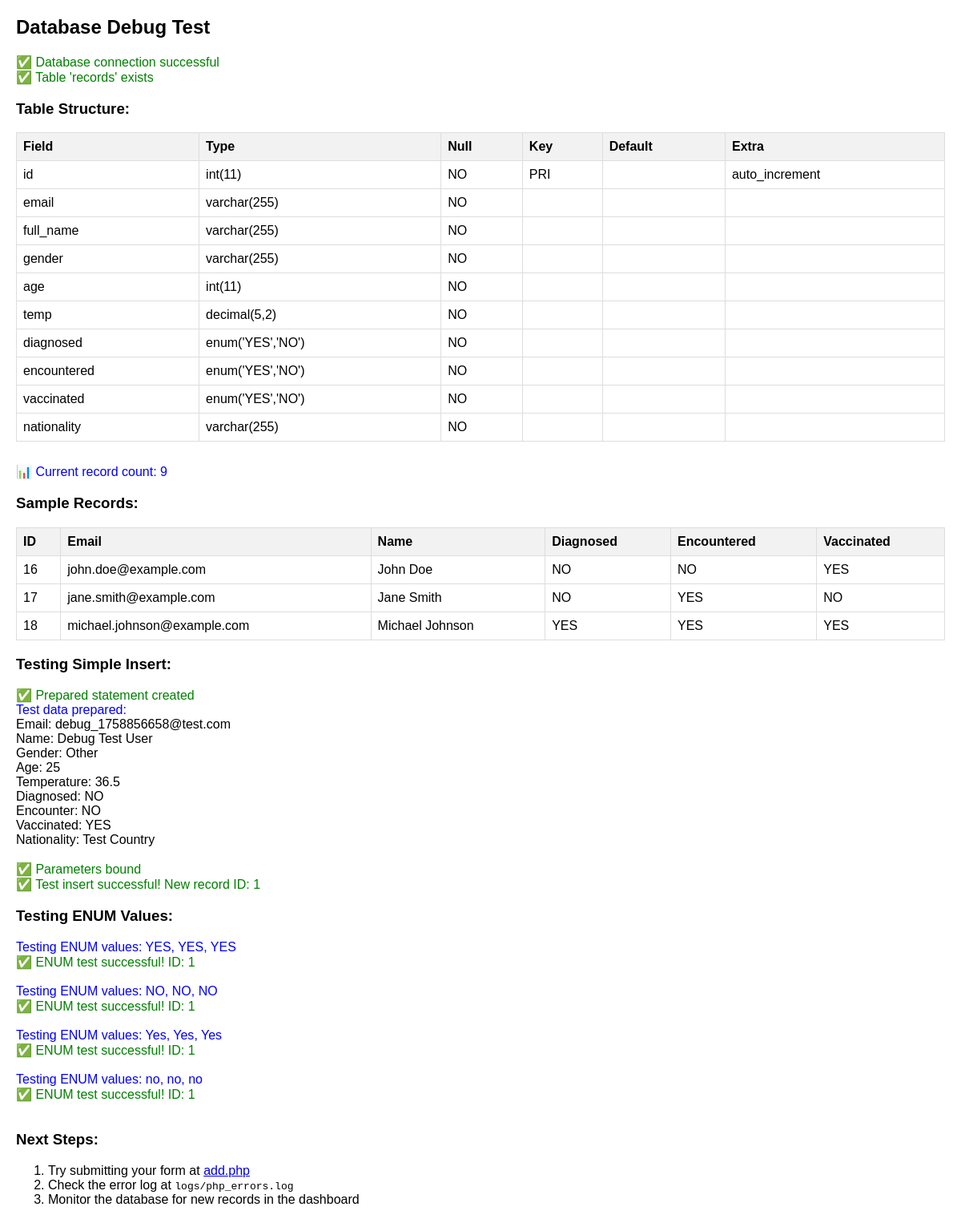
The app's page /debug_db.php with its own data.
### tables this page shows
CREATE TABLE `records` (
  `id` int(11) NOT NULL,
  `email` varchar(255) NOT NULL,
  `full_name` varchar(255) NOT NULL,
  `gender` varchar(255) NOT NULL,
  `age` int(11) NOT NULL,
  `temp` decimal(5,2) NOT NULL,
  `diagnosed` enum('YES','NO') NOT NULL,
  `encountered` enum('YES','NO') NOT NULL,
  `vaccinated` enum('YES','NO') NOT NULL,
  `nationality` varchar(255) NOT NULL
);

### debug_db.php (the view, shortened to what this page needs)
<?php
echo "<h2>Database Debug Test</h2>";
include './includes/dbconn.inc.php';
echo "<span class='success'>✅ Database connection successful</span><br>";
$table_check = "SHOW TABLES LIKE 'records'";
$result = mysqli_query($conn, $table_check);
if (mysqli_num_rows($result) > 0) {
    echo "<span class='success'>✅ Table 'records' exists</span><br>";
} else {
    echo "<span class='error'>❌ Table 'records' does not exist</span><br>";
}
echo "<h3>Table Structure:</h3>";
$desc_query = "DESCRIBE records";
$desc_result = mysqli_query($conn, $desc_query);
if ($desc_result) {
    echo "<table>";
    echo "<tr><th>Field</th><th>Type</th><th>Null</th><th>Key</th><th>Default</th><th>Extra</th></tr>";
    while ($row = mysqli_fetch_assoc($desc_result)) {
        echo "<tr>";
        echo "<td>" . $row['Field'] . "</td>";
        echo "<td>" . $row['Type'] . "</td>";
        echo "<td>" . $row['Null'] . "</td>";
        echo "<td>" . $row['Key'] . "</td>";
        echo "<td>" . $row['Default'] . "</td>";
        echo "<td>" . $row['Extra'] . "</td>";
        echo "</tr>";
    }
    echo "</table>";
}
$count_query = "SELECT COUNT(*) as total FROM records";
$count_result = mysqli_query($conn, $count_query);
if ($count_result) {
    $count_row = mysqli_fetch_assoc($count_result);
    echo "<br><span class='info'>📊 Current record count: " . $count_row['total'] . "</span><br>";
}
echo "<h3>Sample Records:</h3>";
$sample_query = "SELECT * FROM records LIMIT 3";
$sample_result = mysqli_query($conn, $sample_query);
if ($sample_result && mysqli_num_rows($sample_result) > 0) {
    echo "<table>";
    echo "<tr><th>ID</th><th>Email</th><th>Name</th><th>Diagnosed</th><th>Encountered</th><th>Vaccinated</th></tr>";
    while ($row = mysqli_fetch_assoc($sample_result)) {
        echo "<tr>";
        echo "<td>" . $row['id'] . "</td>";
        echo "<td>" . $row['email'] . "</td>";
        echo "<td>" . $row['full_name'] . "</td>";
        echo "<td>" . $row['diagnosed'] . "</td>";
        echo "<td>" . $row['encountered'] . "</td>";
        echo "<td>" . $row['vaccinated'] . "</td>";
        echo "</tr>";
    }
    echo "</table>";
} else {
    echo "<span class='info'>No records found in the table</span><br>";
}
echo "<h3>Testing Simple Insert:</h3>";
$test_sql = "INSERT INTO records (email, full_name, gender, age, temp, diagnosed, encountered, vaccinated, nationality) VALUES (?, ?, ?, ?, ?, ?, ?, ?, ?)";
$test_stmt = mysqli_prepare($conn, $test_sql);
if ($test_stmt) {
    echo "<span class='success'>✅ Prepared statement created</span><br>";
    $test_email = "debug_" . time() . "@test.com";
    $test_name = "Debug Test User";
    $test_gender = "Other";
    $test_age = 25;
    $test_temp = 36.5;
    $test_diagnosed = "NO";
    $test_encounter = "NO";
    $test_vaccinated = "YES";
    $test_nationality = "Test Country";
    echo "<span class='info'>Test data prepared:</span><br>";
    echo "Email: $test_email<br>";
    echo "Name: $test_name<br>";
    echo "Gender: $test_gender<br>";
    echo "Age: $test_age<br>";
    echo "Temperature: $test_temp<br>";
    echo "Diagnosed: $test_diagnosed<br>";
    echo "Encounter: $test_encounter<br>";
    echo "Vaccinated: $test_vaccinated<br>";
    echo "Nationality: $test_nationality<br><br>";
    if (mysqli_stmt_bind_param($test_stmt, "sssidssss",
        $test_email, $test_name, $test_gender, $test_age, $test_temp,
        $test_diagnosed, $test_encounter, $test_vaccinated, $test_nationality)) {
        echo "<span class='success'>✅ Parameters bound</span><br>";
        if (mysqli_stmt_execute($test_stmt)) {
            $insert_id = mysqli_insert_id($conn);
            echo "<span class='success'>✅ Test insert successful! New record ID: $insert_id</span><br>";
        } else {
            echo "<span class='error'>❌ Test insert failed: " . mysqli_stmt_error($test_stmt) . "</span><br>";
            echo "<span class='error'>MySQL error: " . mysqli_error($conn) . "</span><br>";
        }
    } else {
        echo "<span class='error'>❌ Parameter binding failed</span><br>";
    }
} else {
    echo "<span class='error'>❌ Prepared statement creation failed: " . mysqli_error($conn) . "</span><br>";
}
echo "<h3>Testing ENUM Values:</h3>";
$enum_test_sql = "INSERT INTO records (email, full_name, gender, age, temp, diagnosed, encountered, vaccinated, nationality) VALUES (?, ?, ?, ?, ?, ?, ?, ?, ?)";
$enum_stmt = mysqli_prepare($conn, $enum_test_sql);
if ($enum_stmt) {
    $test_cases = [
        ['YES', 'YES', 'YES'],
        ['NO', 'NO', 'NO'],
        ['Yes', 'Yes', 'Yes'],
        ['no', 'no', 'no']
    ];
    foreach ($test_cases as $i => $test_case) {
        $test_email = "enum_test_" . ($i + 1) . "_" . time() . "@test.com";
        $test_name = "ENUM Test " . ($i + 1);
        $test_gender = "Other";
        $test_age = 30;
        $test_temp = 36.7;
        $test_nationality = "Test Country";
        list($test_diagnosed, $test_encounter, $test_vaccinated) = $test_case;
        echo "<span class='info'>Testing ENUM values: $test_diagnosed, $test_encounter, $test_vaccinated</span><br>";
        if (mysqli_stmt_bind_param($enum_stmt, "sssidssss",
            $test_email, $test_name, $test_gender, $test_age, $test_temp,
            $test_diagnosed, $test_encounter, $test_vaccinated, $test_nationality)) {
            if (mysqli_stmt_execute($enum_stmt)) {
                $insert_id = mysqli_insert_id($conn);
                echo "<span class='success'>✅ ENUM test successful! ID: $insert_id</span><br>";
            } else {
                echo "<span class='error'>❌ ENUM test failed: " . mysqli_stmt_error($enum_stmt) . "</span><br>";
            }
        }
    }
}
echo "<h3>Next Steps:</h3>";
echo "<ol>";
echo "<li>Try submitting your form at <a href='add.php'>add.php</a></li>";
echo "<li>Check the error log at <code>logs/php_errors.log</code></li>";
echo "<li>Monitor the database for new records in the dashboard</li>";
echo "</ol>";
?>

### debug_db.php (style rules this page uses)
table { border-collapse: collapse; width: 100%; margin: 10px 0; }
th, td { border: 1px solid #ddd; padding: 8px; text-align: left; }
th { background-color: #f2f2f2; }
.success { color: green; }
.info { color: blue; }

### records on screen
records: id "16", email "john.doe@example.com", full_name "John Doe", diagnosed "NO", encountered "NO", vaccinated "YES"
records: id "17", email "jane.smith@example.com", full_name "Jane Smith", diagnosed "NO", encountered "YES", vaccinated "NO"
records: id "18", email "michael.johnson@example.com", full_name "Michael Johnson", diagnosed "YES", encountered "YES", vaccinated "YES"

### other values on screen
$row['Field'] "id"
$row['Type'] "int(11)"
$row['Null'] "NO"
$row['Key'] "PRI"
$row['Extra'] "auto_increment"
$row['Field'] "email"
$row['Type'] "varchar(255)"
$row['Field'] "full_name"
$row['Field'] "gender"
$row['Field'] "age"
$row['Field'] "temp"
$row['Type'] "decimal(5,2)"
$row['Field'] "diagnosed"
$row['Type'] "enum('YES','NO')"
$row['Field'] "encountered"
